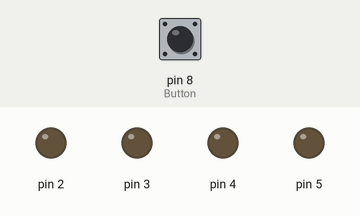
Simulated run of this sketch. Board: Arduino Uno, built with avr-gcc and run on an emulated ATmega328P. Shown: output pins drawn as LEDs (lit = HIGH). Inputs (shaded band) come from the test bench; at power-on: pin 8 (Button) HIGH. Pins used as bus, display or sensor lines are not drawn.

Above: at 1.2 s.
1.3 s: pin 8 (Button) pulled LOW for 0.15 s
At 4.0 s:
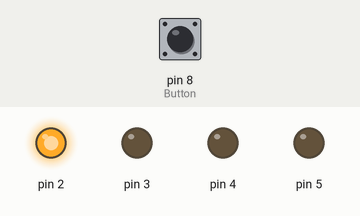
7.4 s: pin 8 (Button) pulled LOW for 1 s
At 11.2 s:
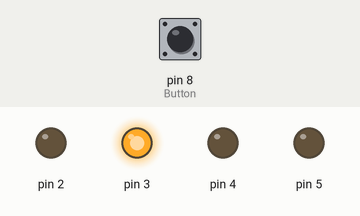
11.4 s: pin 8 (Button) pulled LOW for 3.2 s
At 18.2 s:
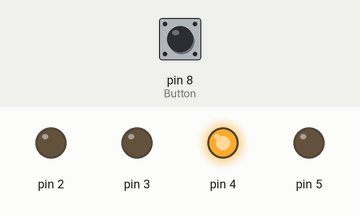
Timing chart, 0 to 20.9 s (numbered marks = the images above; inputs shaded):
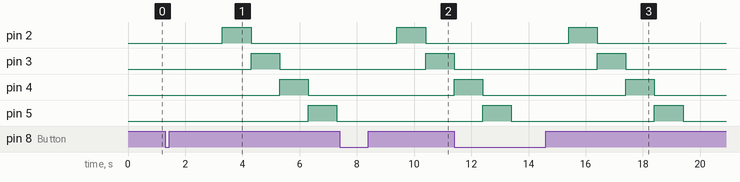

Measured:
- after the input at 1.3 s, pin 2: LOW → HIGH after 2.0 s, → LOW 1.0 s later; pin 3: LOW → HIGH after 3.0 s, → LOW 1.0 s later; pin 4: LOW → HIGH after 4.0 s, → LOW 1.0 s later; pin 5: LOW → HIGH after 5.0 s, → LOW 1.0 s later
- after the input at 7.4 s, pin 2: LOW → HIGH after 2.0 s, → LOW 1.0 s later; pin 3: LOW → HIGH after 3.0 s
- after the input at 11.4 s, pin 2: LOW → HIGH after 4.0 s, → LOW 1.0 s later

The sketch:

Buttonpresstest.ino
```cpp
unsigned long ZeroMillis = 0;
const unsigned long ButtonPullUPInveral = 25;
byte Count5s = 200;    // 80 * 25 = 2000 ms
byte Count2s = 0;

byte ButtonPullUP = HIGH;         // ButtonPullUP is active low
const byte Button = 8;            // ButtonPullUP is connected to pin 2 and GND

void setup() {
    Serial.begin(115200);
    pinMode(Button, INPUT_PULLUP);
}


void loop() {
    // key management section
    if (millis() - ZeroMillis >= ButtonPullUPInveral) {
        ZeroMillis = millis();

        byte currKeyState = digitalRead(Button);

        if ((ButtonPullUP == HIGH) && (currKeyState == LOW)) {
            pinMode(0, OUTPUT);
            digitalWrite(0, HIGH);
            delay (1000);
            digitalWrite (0, LOW);
            pinMode(1, OUTPUT);
            digitalWrite(1, HIGH);
            delay (1000);
            digitalWrite (1, LOW);
            pinMode(2, OUTPUT);
            digitalWrite(2, HIGH);
            delay (1000);
            digitalWrite (2, LOW);
        }
        else if ((ButtonPullUP == LOW) && (currKeyState == HIGH)) {
                pinMode(3, OUTPUT);
                digitalWrite(3, HIGH);
                delay (1000);
                digitalWrite (3, LOW);
                pinMode(4, OUTPUT);
                digitalWrite(4, HIGH);
                delay (1000);
                digitalWrite (4, LOW);
                pinMode(5, OUTPUT);
                digitalWrite(5, HIGH);
                delay (1000);
                digitalWrite (5, LOW);
        }
        else if (currKeyState == LOW) {
            Count2s++;
        }

        ButtonPullUP = currKeyState;
    }


}
```
